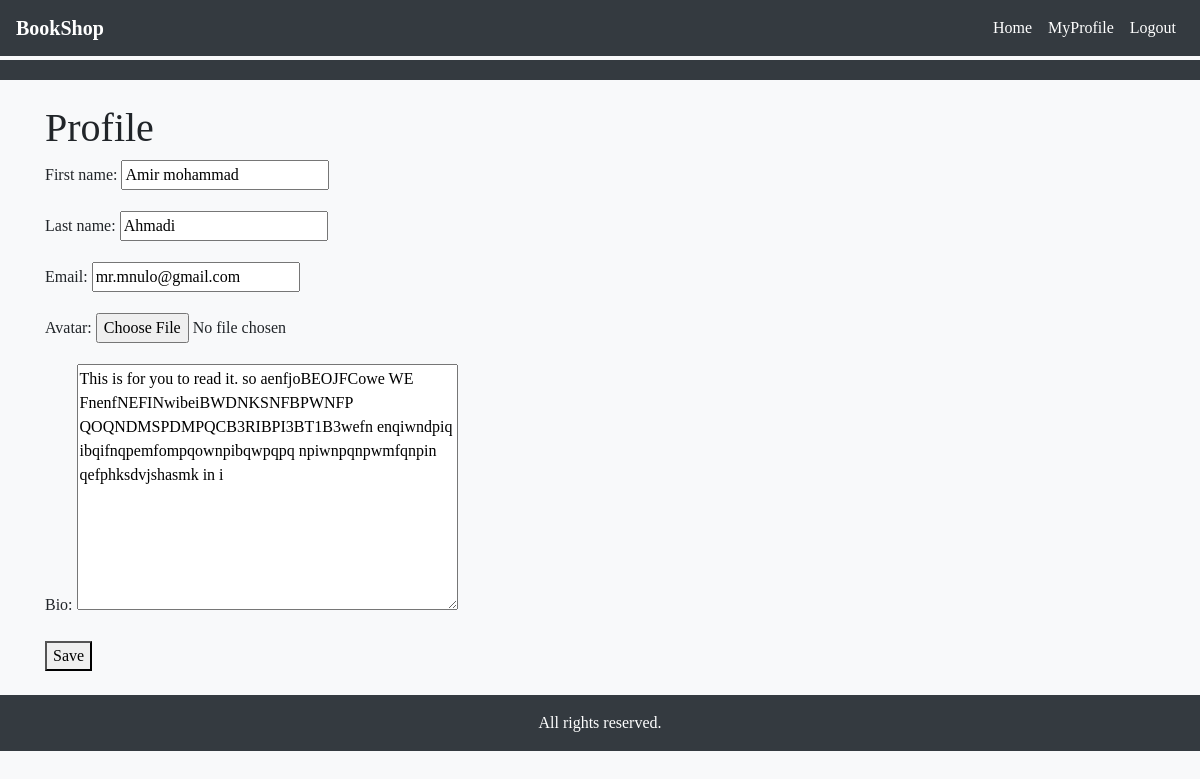
Screenshot of /profile/ (signed in) with the database file from the repository.
### book/models.py (models this page shows)
class Profile(models.Model):
    user = models.OneToOneField(User, on_delete=models.CASCADE)
    first_name = models.CharField(max_length=50, null=True , blank=True)
    last_name = models.CharField(max_length=50, null=True , blank=True)
    email = models.EmailField(null=True , blank=True)
    avatar = models.ImageField(upload_to='avatars/', null=True , blank=True)
    bio = models.TextField()

### book/views.py (the view)
# urls.py: path('profile/', views.profile_view, name='profile'),
def profile_view(request):
    user = request.user
    profile, created = Profile.objects.get_or_create(user=user)
    if request.method == 'POST':
        form = ProfileForm(request.POST, instance=profile)
        if form.is_valid():
            form.save()
            return redirect('profile')
    else:
        form = ProfileForm(instance=profile)
    return render(request, 'profile.html', {'form': form})

### book/forms.py
class ProfileForm(forms.ModelForm):
    class Meta:
        model = Profile
        fields = ['first_name', 'last_name', 'email', 'avatar', 'bio']

### template/profile.html (shortened to what this page needs)
{% extends 'base.html' %}
{% block content %}
  <h1>Profile</h1>
  <form method="post">
    {{ form.as_p }}
    <button type="submit">Save</button>
  </form>
{% endblock %}

### template/base.html (style rules this page uses)
* { font-family: 'Young' , Serif; }
body { font-family: Arial, sans-serif; background-color: #f8f9fa; padding-top: 60px; }

### rows the page displays
Profile: first_name "Amir mohammad", last_name "Ahmadi", email "mr.mnulo@gmail.com", bio "This is for you to read it. so aenfjoBEOJFCowe WE FnenfNEFINwibeiBWDNKSNFBPWNFP QOQNDMSPDMPQCB3RIBPI3BT1B3wefn enqiwndpiq ibqifnqpemfompqownpibqwpqpq npiwnpqnpwmfqnpin qefphksdvjshasmk in i"
